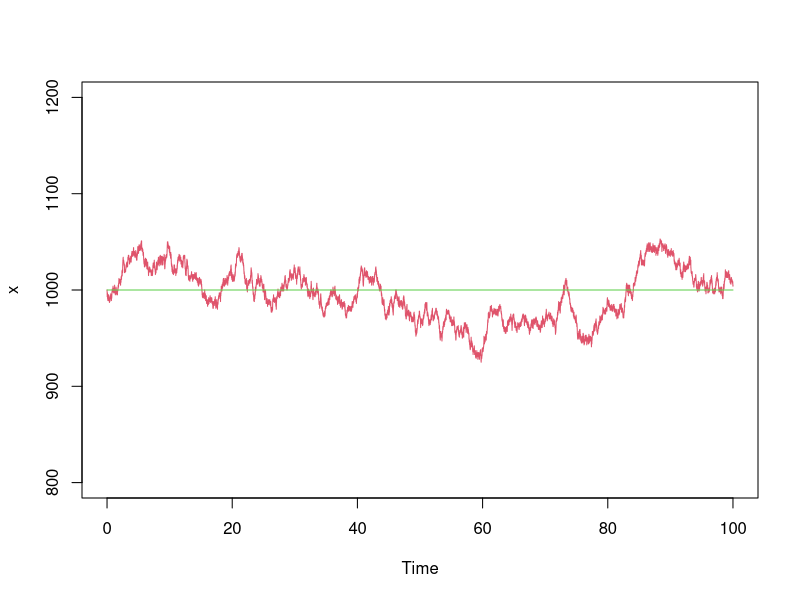
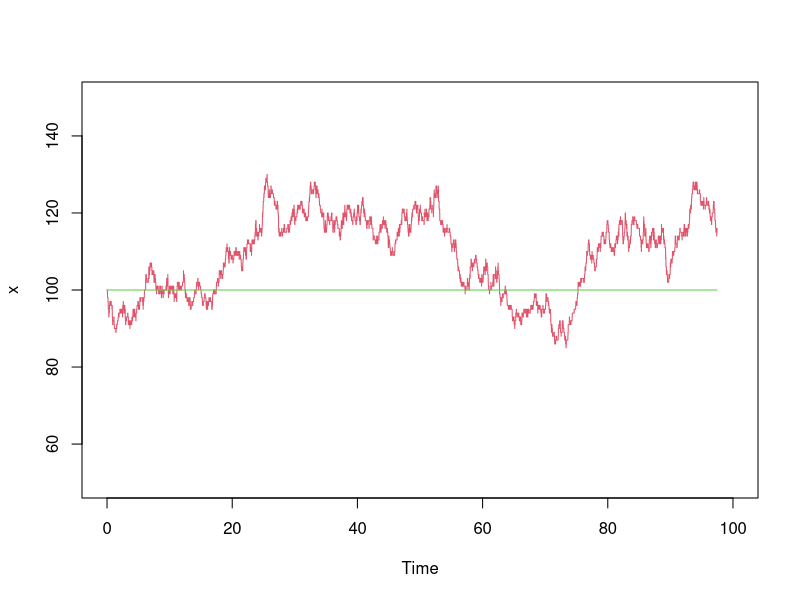
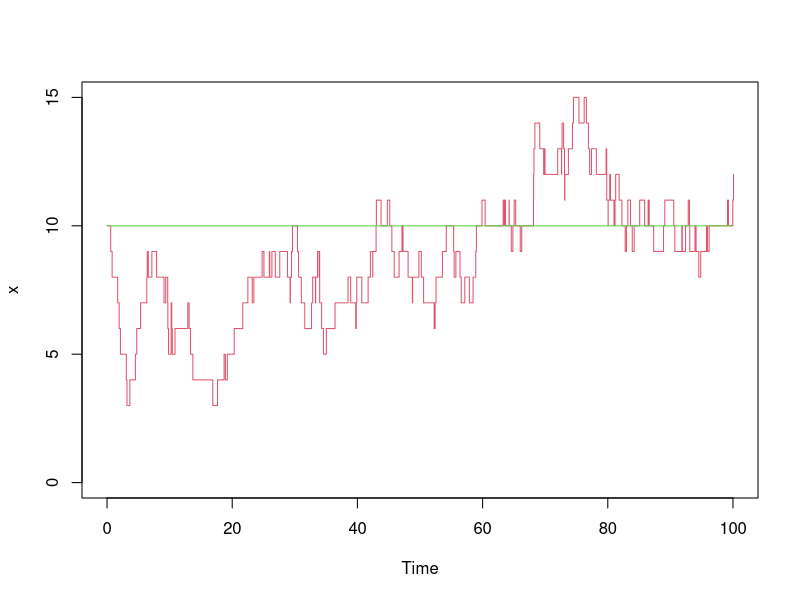
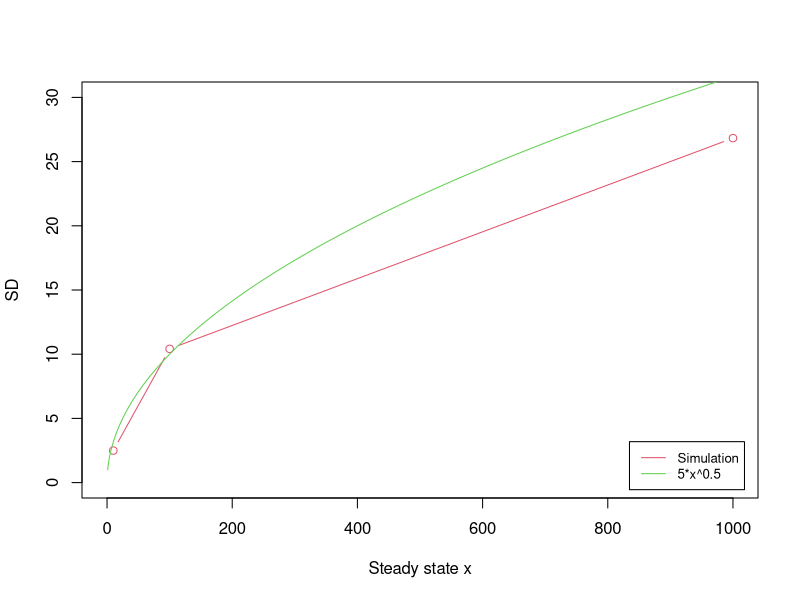
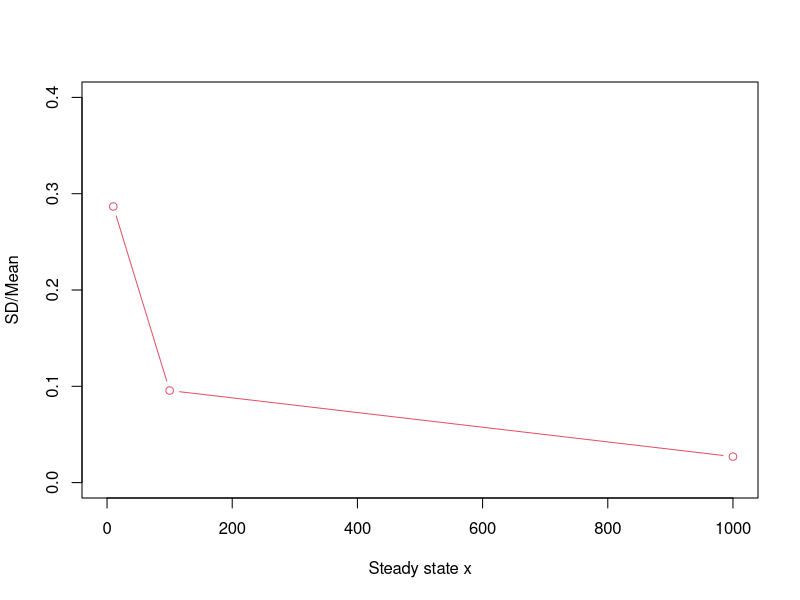
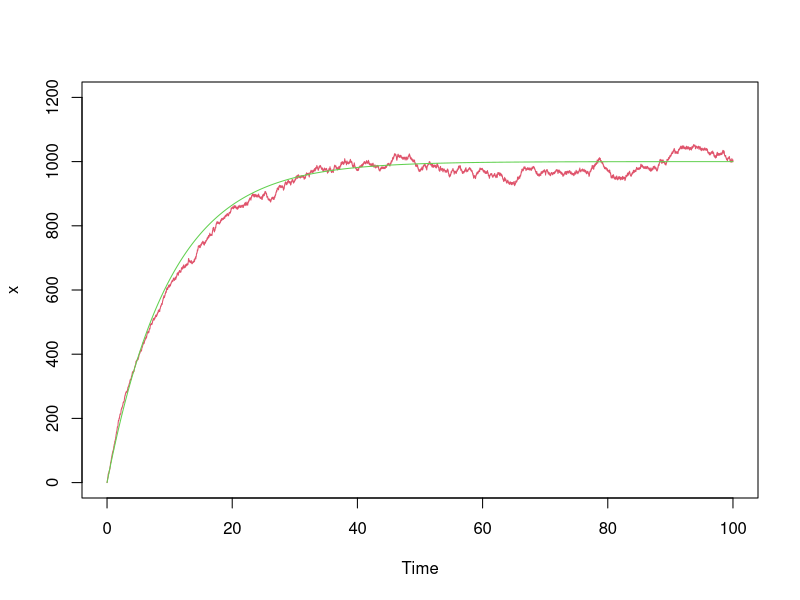
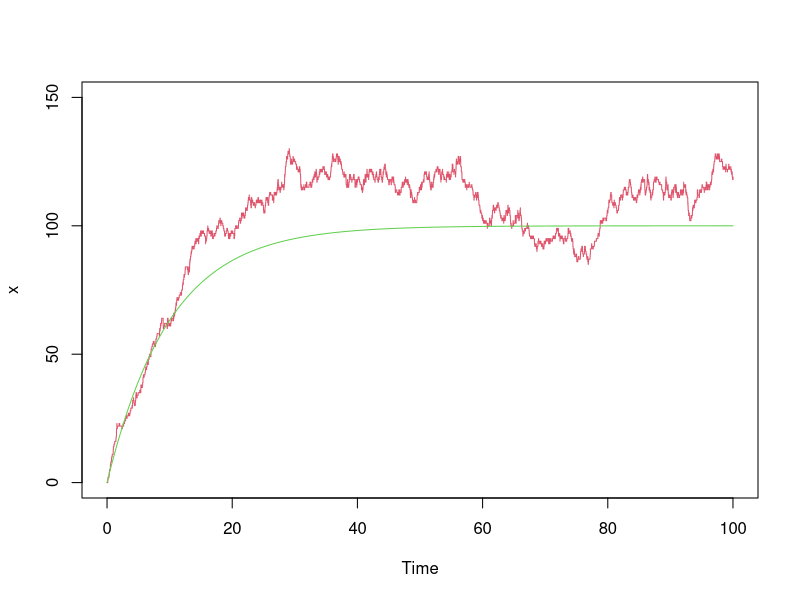
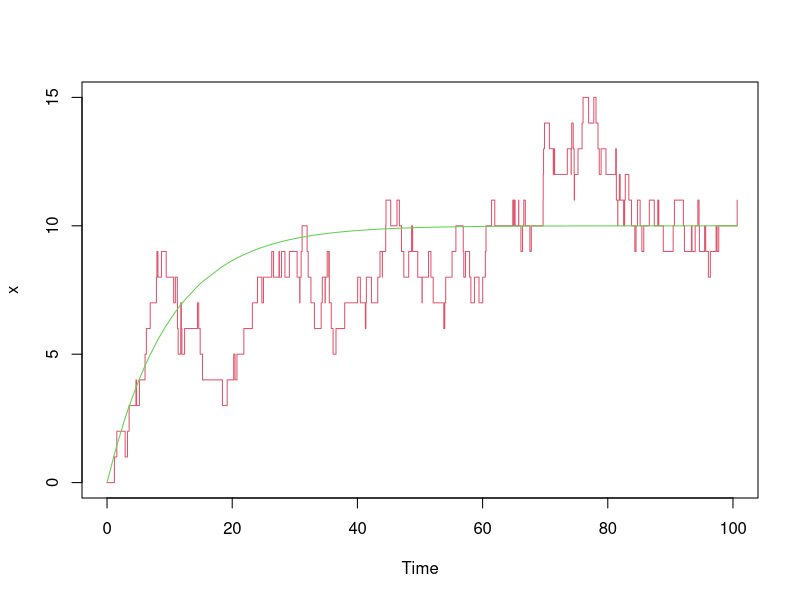

The R script that drew these images, in order:
## ---- chunk 1
knitr::opts_chunk$set(echo = TRUE)
## ---- chunk 2
# a generic Gillespie algorithm for one iteration
gillespie_step <- function(t,Xs,propensity, stoichiometry,...){
  p_all = propensity(Xs, ...)  # propensity
  p_sum = sum(p_all)
  if(abs(p_sum) < 10^-9){   # if p_sum = 0, simulation stops
    return(list(t = t, Xs = Xs, if_stop = TRUE)) 
  }
  dt = rexp(1,rate=sum(p_all))  # compute the waiting wait from an exponential distribution 
  event = sample(length(p_all),size=1,prob=p_all)   # choose the event
  dx = stoichiometry(event, ...) #  find the stoichiometry vector corresponding to the selected reaction
  t_new = t + dt
  Xs_new = Xs + dx
  return(list(t = t_new, Xs = Xs_new, if_stop = FALSE))  #output: new t, new Xs
}

# the Gillespie simulation
# Users need to specify:
# (1) the initial state X0 (a vector of n species)
# (2) maximum time (tmax)
# (3) maximum allowed iterations (iter_max)
# (4) other parameters required for the propensity (mostly kinetic rates)

ssa <- function(propensity,stoichiometry,X0,tmax,iter_max, ...){
  Xs = X0
  n = length(Xs)
  t_all = rep(NA, iter_max)
  X_all = matrix(NA, nrow = iter_max, ncol = n)
  
  t = 0
  iter = 1
  t_all[iter] = t
  X_all[iter,] = Xs
  if_stop = FALSE
  
  while(t < tmax & iter < iter_max){
    output <- gillespie_step(t,Xs,propensity, stoichiometry,...)
    if(output$if_stop)break
    iter = iter + 1
    t = output$t
    Xs = output$Xs
    t_all[iter] = t
    X_all[iter,] = Xs
  }
  return(cbind(t_all, X_all)) 
}

cal_stat <- function(results_mat) {    # results_mat: 1st column: t, 2nd - (n+1)th columns: n variables for each t
  mat = na.omit(results_mat)
  nt = nrow(mat)
  nx = ncol(mat)
  dt = mat[-1,1] - mat[1:(nt-1),1]
  t_tot = sum(dt)
  mean = t(mat[1:(nt-1),2:nx]) %*% dt / t_tot
  mean2 = t(mat[1:(nt-1),2:nx])**2 %*% dt / t_tot
  sd = sqrt(mean2 - mean**2)
  error = sd/mean
  return(list(mean = mean, var = var, sd = sd, error = error))
}
## ---- chunk 3
# specify propensity functions
p_func1 <- function(Xs,g,k) {   # Xs: current state; k1, k2 ...: parameters
  x = Xs[1]
  return(c(g,k*x))   #output: a vector of propensity
}

# specify stoichiometry matrix
s_func1 <- function(r_ind,g,k) {   # r_ind: the choice of the reaction
  s_matrix = cbind(c(1),    # x adds 1
               c(-1))   # x subtracts 1
  return(s_matrix[,r_ind])
}
## ---- chunk 4
g = 100; k = 0.1
set.seed(101)
X0 = c(1000)
tmax = 100
iter_max = 20000
results_1 = ssa(p_func1, s_func1, X0, tmax,iter_max, g = g, k = k) 

plot(results_1[,1], results_1[,2], type = "s", col=2,
    xlab="Time", ylab="x", xlim=c(0,tmax), ylim=c(800,1200))
lines(results_1[,1], rep(X0,times = nrow(results_1)), col = 3)
## ---- chunk 5
g = 10; k = 0.1
set.seed(101)
X0 = c(100)
tmax = 100
iter_max = 2000
results_2 = ssa(p_func1, s_func1, X0, tmax,iter_max, g = g, k = k) 

plot(results_2[,1], results_2[,2], type = "s", col=2,
    xlab="Time", ylab="x", xlim=c(0,tmax), ylim=c(50,150))
lines(results_2[,1], rep(X0,times = nrow(results_2)), col = 3)
## ---- chunk 6
g = 1; k = 0.1
set.seed(101)
X0 = c(10)
tmax = 100
iter_max = 2000
results_3 = ssa(p_func1, s_func1, X0, tmax,iter_max, g = g, k = k)  
plot(results_3[,1], results_3[,2], type = "s", col=2,
    xlab="Time", ylab="x", xlim=c(0,tmax), ylim=c(0,15))
lines(results_3[,1], rep(X0,times = nrow(results_3)), col = 3)
## ---- chunk 7
cal_stat <- function(results_mat) {    # results_mat: 1st column: t, 2nd - (n+1)th columns: n variables for each t
  mat = na.omit(results_mat)
  nt = nrow(mat)
  nx = ncol(mat)
  dt = mat[-1,1] - mat[1:(nt-1),1]
  t_tot = sum(dt)
  mean = t(mat[1:(nt-1),2:nx]) %*% dt / t_tot
  mean2 = t(mat[1:(nt-1),2:nx])**2 %*% dt / t_tot
  sd = sqrt(mean2 - mean**2)
  error = sd/mean
  return(list(mean = mean, var = var, sd = sd, error = error))
}

## ---- chunk 8
ss_all = c(1000,100,10)
stat1 = cal_stat(results_1)
stat2 = cal_stat(results_2)
stat3 = cal_stat(results_3)

x_1 = seq(1,1000,1)
plot(ss_all, c(stat1$sd, stat2$sd, stat3$sd), type = "b", col = 2, xlab = "Steady state x", ylab ="SD", xlim = c(0,1000), ylim = c(0,30))
lines(x_1, x_1**0.5, type = "l", col = 3)
legend("bottomright", inset=0.02, legend = c("Simulation", "5*x^0.5"),
       col=2:4, lty=1, cex=0.8)
plot(ss_all, c(stat1$error, stat2$error, stat3$error), type = "b", col = 2, xlab = "Steady state x", ylab ="SD/Mean",
     xlim = c(0,1000), ylim = c(0, 0.4))

## ---- chunk 9
g = 100; k = 0.1
set.seed(101)
X0 = c(0)
tmax = 100
iter_max = 20000
results_1 = ssa(p_func1, s_func1, X0, tmax,iter_max, g = g, k = k) 

plot(results_1[,1], results_1[,2], type = "s", col=2,
    xlab="Time", ylab="x", xlim=c(0,tmax), ylim=c(0,1200))
x_1 = results_1[,1]
lines(x_1, g/k*(1-exp(-k*x_1)), col = 3)
## ---- chunk 10
g = 10; k = 0.1
set.seed(101)
X0 = c(0)
tmax = 100
iter_max = 2000
results_2 = ssa(p_func1, s_func1, X0, tmax,iter_max, g = g, k = k) 

plot(results_2[,1], results_2[,2], type = "s", col=2,
    xlab="Time", ylab="x", xlim=c(0,tmax), ylim=c(0,150))
x_2 = results_2[,1]
lines(x_2, g/k*(1-exp(-k*x_2)), col = 3)
## ---- chunk 11
g = 1; k = 0.1
set.seed(101)
X0 = c(0)
tmax = 100
iter_max = 2000
results_3 = ssa(p_func1, s_func1, X0, tmax,iter_max, g = g, k = k)  
plot(results_3[,1], results_3[,2], type = "s", col=2,
    xlab="Time", ylab="x", xlim=c(0,tmax), ylim=c(0,15))
x_3 = results_3[,1]
lines(x_3, g/k*(1-exp(-k*x_3)), col = 3)
## ---- chunk 12
# specify propensity functions
p_func1 <- function(Xs,g,k,n) {   # Xs: current state; k1, k2 ...: parameters
  x = Xs[1]
  return(c(g/n,k*x))   #output: a vector of propensity
}

# specify stoichiometry matrix
s_func1 <- function(r_ind,g,k,n) {   # r_ind: the choice of the reaction
  s_matrix = cbind(c(n),    # x adds n
               c(-1))   # x subtracts 1
  return(s_matrix[,r_ind])
}
## ---- chunk 13
set.seed(91)
g = 16; k = 0.1; n = 1
X0 = c(160)
tmax = 1000
iter_max = 50000
results_1 = ssa(p_func1, s_func1, X0, tmax,iter_max, g = g, k = k, n = n) 

plot(results_1[,1], results_1[,2], type = "s", col=2,
    xlab="Time", ylab="x", xlim=c(0,tmax), ylim=c(100,220))
lines(results_1[,1], rep(X0,times = nrow(results_1)), col = 3)
## ---- chunk 14
g = 16; k = 0.1; n = 2
X0 = c(160)
tmax = 2000
iter_max = 500000
results_2 = ssa(p_func1, s_func1, X0, tmax,iter_max, g = g, k = k, n = n) 

plot(results_2[,1], results_2[,2], type = "s", col=2,
    xlab="Time", ylab="x", xlim=c(0,tmax), ylim=c(100,220))
lines(results_2[,1], rep(X0,times = nrow(results_2)), col = 3)
## ---- chunk 15
g = 16; k = 0.1; n = 4
X0 = c(160)
tmax = 2000
iter_max = 500000
results_3 = ssa(p_func1, s_func1, X0, tmax,iter_max, g = g, k = k, n = n)  
plot(results_3[,1], results_3[,2], type = "s", col=2,
    xlab="Time", ylab="x", xlim=c(0,tmax), ylim=c(100,220))
lines(results_3[,1], rep(X0,times = nrow(results_3)), col = 3)
## ---- chunk 16
g = 16; k = 0.1; n = 8
X0 = c(160)
tmax = 1000
iter_max = 500000
results_4 = ssa(p_func1, s_func1, X0, tmax,iter_max, g = g, k = k, n = n)  
plot(results_4[,1], results_4[,2], type = "s", col=2,
    xlab="Time", ylab="x", xlim=c(0,tmax), ylim=c(100,220))
lines(results_4[,1], rep(X0,times = nrow(results_4)), col = 3)
## ---- chunk 17
n_all = c(1,2,4,8)
stat1 = cal_stat(results_1)
stat2 = cal_stat(results_2)
stat3 = cal_stat(results_3)
stat4 = cal_stat(results_4)

plot(n_all, c(stat1$mean, stat2$mean, stat3$mean, stat4$mean), type = "b", col = 2, xlab = "n", ylab ="Mean", xlim = c(0,8), ylim = c(0,200))
plot(n_all, c(stat1$sd, stat2$sd, stat3$sd, stat4$sd), type = "b", col = 2, xlab = "n", ylab ="SD", xlim = c(0,8), ylim = c(0,30))
## ---- chunk 18
# specify propensity functions
p_func1 <- function(Xs,g0,g1,k,kon,koff) {   # Xs: current state; k1, k2 ...: parameters
  d = Xs[1] #D` (0: bound; 1: unbound)
  c = Xs[2] #C  (0: unbound; 1: bound)
  m = Xs[3] #M  (number of M)
  return(c(g0*d, k*m, kon*d*m*(m-1)/2, koff*c, g1*c))   #output: a vector of propensity
}

# specify stoichiometry matrix
s_func1 <- function(r_ind,g0,g1,k,kon,koff) {   # r_ind: the choice of the reaction
  s_matrix = cbind(c(0,0,1),    # M adds 1
                   c(0,0,-1),   # M subtracts 1
                   c(-1,1,-2),  # C adds 1, D subtracts 1, and M subtracts 2
                   c(1,-1,2),  # C subtracts 1, D adds 1, and M adds 2
                   c(0,0,1))  # M adds 1
  return(s_matrix[,r_ind])
}
## ---- chunk 19
set.seed(101)
g0 = 55; g1 = 5; k = 0.1; kon = 0.002; koff = 90
X0 = c(1,0,300)
tmax = 400
iter_max = 50000
results = ssa(p_func1, s_func1, X0, tmax,iter_max, g0=g0, g1=g1, k=k, kon=kon, koff=koff) 

# R: almost a constant; M: noisy because of low copy number of $M$
plot(results[,1], results[,4], type = "s", col=2,
    xlab="Time", ylab="x", xlim=c(0,tmax), ylim=c(0,600))

# Plotting promoter occupancy
plot(results[,1], results[,2], type = "s", col=2,
    xlab="Time", ylab="x", xlim=c(0,tmax), ylim=c(0,1))
lines(results[,1],results[,3], type = "s", col = 3)
legend("bottomright", inset=0.02, legend = c("D", "C"),
       col=2:3, lty=1, cex=0.8)

stat = cal_stat(results)
stat$mean
stat$sd
## ---- chunk 20
set.seed(101)
g0 = 30; g1 = 30; k = 0.1; kon = 0.0; koff = 0
X0 = c(1,0,300)
tmax = 300
iter_max = 50000
results = ssa(p_func1, s_func1, X0, tmax,iter_max, g0=g0, g1=g1, k=k, kon=kon, koff=koff) 

# R: almost a constant; M: noisy because of low copy number of $M$
plot(results[,1], results[,4], type = "s", col=2,
    xlab="Time", ylab="x", xlim=c(0,tmax), ylim=c(0,600))

# Plotting promoter occupancy
plot(results[,1], results[,2], type = "s", col=2,
    xlab="Time", ylab="x", xlim=c(0,tmax), ylim=c(0,1))
lines(results[,1],results[,3], type = "s", col = 3)
legend("bottomright", inset=0.02, legend = c("D", "C"),
       col=2:3, lty=1, cex=0.8)

stat = cal_stat(results)
stat$mean
stat$sd
## ---- chunk 21
set.seed(101)
g0 = 5.5; g1 = 0.5; k = 0.1; kon = 0.2; koff = 90
X0 = c(1,0,30)
tmax = 300
iter_max = 50000
results = ssa(p_func1, s_func1, X0, tmax,iter_max, g0=g0, g1=g1, k=k, kon=kon, koff=koff) 

# R: almost a constant; M: noisy because of low copy number of $M$
plot(results[,1], results[,4], type = "s", col=2,
    xlab="Time", ylab="x", xlim=c(0,tmax), ylim=c(0,60))

# Plotting promoter occupancy
plot(results[,1], results[,2], type = "s", col=2,
    xlab="Time", ylab="x", xlim=c(0,tmax), ylim=c(0,1))
lines(results[,1],results[,3], type = "s", col = 3)
legend("bottomright", inset=0.02, legend = c("D", "C"),
       col=2:3, lty=1, cex=0.8)

stat = cal_stat(results)
stat$mean
stat$sd
